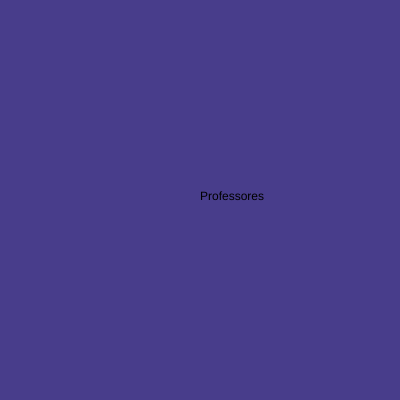
Frame 1 (no input)
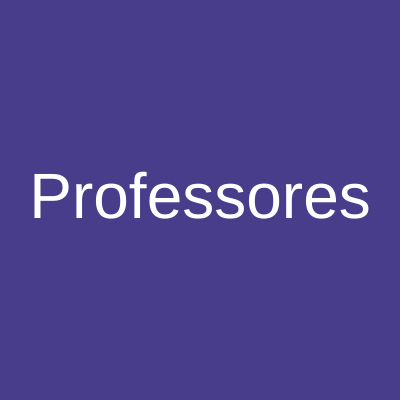
Frame 60 (no input)
Frame 120 (the mouse pressed at the canvas centre since frame 60): identical to frame 60, image omitted

The p5.js sketch that drew these frames (run headless with seeded random() and noise() and a simulated clock; from frame 60 on, the mouse is pressed at the canvas centre):

// p5.js sketch
// ── sketch.js
function setup() {
  createCanvas(400, 400);
}

function draw() {
  background("DarkSlateBlue");
  //background("blue");
  //background("#0000FF");
  //background(0,0,255);

  text("Professores", 200, 200);
  fill(color("#FFFFF"));
  textAlign(CENTER, CENTER);
  textSize(64);
     
}
